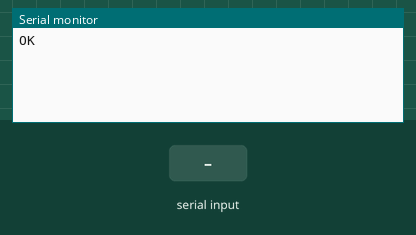
Bench run of a sketch on a simulated Arduino Uno, built with avr-gcc and run on an emulated ATmega328P. On the bench: the last lines printed to the serial monitor. The test bench sets the inputs (shaded band).

Above: at 1.2 s.
1.3 s: "1\n" received over Serial
At 2.5 s:
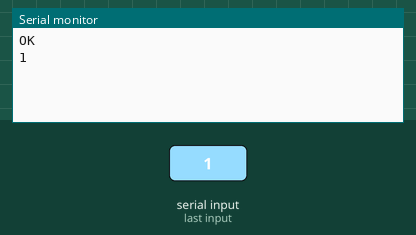
2.8 s: "0\n" received over Serial
At 3.9 s:
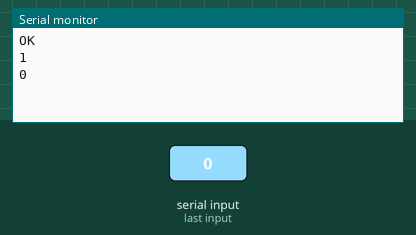
4.3 s: "2\n" received over Serial
At 5.1 s:
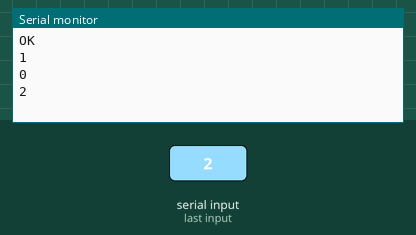

Measured:
- after the input at 1.3 s, the serial monitor: prints a new line at once (image 1)
- after the input at 2.8 s, the serial monitor: prints a new line at once (image 2)
- after the input at 4.3 s, the serial monitor: prints a new line at once (image 3)

The sketch:

sketch_aug18a.ino
```cpp
void setup() {
  // put your setup code here, to run once:
  Serial.begin(115200);
  Serial.println("OK");
}

void loop() {
  // put your main code here, to run repeatedly:
  if (Serial.available()) {
    String command = Serial.readStringUntil('\n');
    Serial.println(command);
}
}
```
